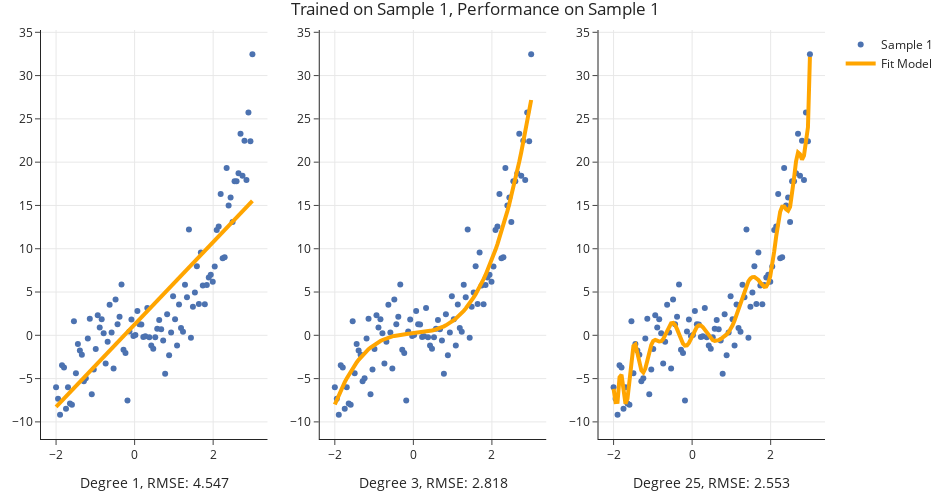

This figure's notebook cell:
### Markdown cell above
Below, we look at our three models' predictions on Sample 1 (which they were trained on).

### Code cell
# Look at the definition of train_and_plot in lec15_util.py if you're curious as to how the plotting works.
fig = util.train_and_plot(train_sample=sample_1, test_sample=sample_1, degs=[1, 3, 25], data_name='Sample 1')
fig.update_layout(title='Trained on Sample 1, Performance on Sample 1')
